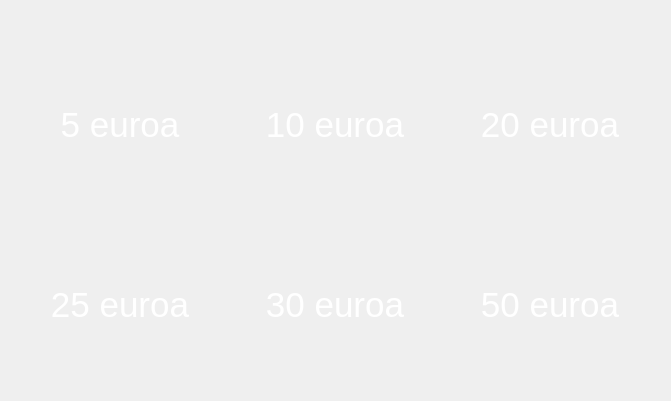
   <widget class="QWidget" name="gridLayoutWidget_2">
    <property name="geometry">
     <rect>
      <x>180</x>
      <y>190</y>
      <width>671</width>
      <height>401</height>
     </rect>
    </property>
    <layout class="QGridLayout" name="gridLayout_3">
     <item row="0" column="2">
      <widget class="QPushButton" name="Nosto_20_euroa">
       <property name="minimumSize">
        <size>
         <width>200</width>
         <height>150</height>
        </size>
       </property>
       <property name="maximumSize">
        <size>
         <width>180</width>
         <height>120</height>
        </size>
       </property>
       <property name="font">
        <font>
         <family>Ubuntu</family>
         <pointsize>26</pointsize>
        </font>
       </property>
       <property name="cursor">
        <cursorShape>PointingHandCursor</cursorShape>
       </property>
       <property name="focusPolicy">
        <enum>Qt::NoFocus</enum>
       </property>
       <property name="styleSheet">
        <string notr="true">QPushButton{
	border-image: url(:/buttontausta.png);
	background-color: transparent;
	color: rgb(255, 255, 255);
	background: none;
	border: none;
	background-repeat: none;
	selection-color: rgb(0, 0, 0);
}
QPushButton:pressed{
	border-image: url(:/buttonpainettu.png);
	background-color: transparent;
	color: rgb(255, 255, 255);
	background: none;
	border: none;
	background-repeat: none;
	selection-color: rgb(0, 0, 0);
}</string>
       </property>
       <property name="text">
        <string>20 euroa</string>
       </property>
      </widget>
     </item>
     <item row="0" column="0">
      <widget class="QPushButton" name="Nosto_5_euroa">
       <property name="minimumSize">
        <size>
         <width>200</width>
         <height>150</height>
        </size>
       </property>
       <property name="maximumSize">
        <size>
         <width>180</width>
         <height>120</height>
        </size>
       </property>
       <property name="font">
        <font>
         <family>Ubuntu</family>
         <pointsize>26</pointsize>
        </font>
       </property>
       <property name="cursor">
        <cursorShape>PointingHandCursor</cursorShape>
       </property>
       <property name="focusPolicy">
        <enum>Qt::NoFocus</enum>
       </property>
       <property name="styleSheet">
        <string notr="true">QPushButton{
	border-image: url(:/buttontausta.png);
	background-color: transparent;
	color: rgb(255, 255, 255);
	background: none;
	border: none;
	background-repeat: none;
	selection-color: rgb(0, 0, 0);
}
QPushButton:pressed{
	border-image: url(:/buttonpainettu.png);
	background-color: transparent;
	color: rgb(255, 255, 255);
	background: none;
	border: none;
	background-repeat: none;
	selection-color: rgb(0, 0, 0);
}</string>
       </property>
       <property name="text">
        <string>5 euroa</string>
       </property>
      </widget>
     </item>
     <item row="0" column="1">
      <widget class="QPushButton" name="Nosto_10_euroa">
       <property name="minimumSize">
        <size>
         <width>200</width>
         <height>150</height>
        </size>
       </property>
       <property name="maximumSize">
        <size>
         <width>180</width>
         <height>120</height>
        </size>
       </property>
       <property name="font">
        <font>
         <family>Ubuntu</family>
         <pointsize>26</pointsize>
        </font>
       </property>
       <property name="cursor">
        <cursorShape>PointingHandCursor</cursorShape>
       </property>
       <property name="focusPolicy">
        <enum>Qt::NoFocus</enum>
       </property>
       <property name="styleSheet">
        <string notr="true">QPushButton{
	border-image: url(:/buttontausta.png);
	background-color: transparent;
	color: rgb(255, 255, 255);
	background: none;
	border: none;
	background-repeat: none;
	selection-color: rgb(0, 0, 0);
}
QPushButton:pressed{
	border-image: url(:/buttonpainettu.png);
	background-color: transparent;
	color: rgb(255, 255, 255);
	background: none;
	border: none;
	background-repeat: none;
	selection-color: rgb(0, 0, 0);
}</string>
       </property>
       <property name="text">
        <string>10 euroa</string>
       </property>
      </widget>
     </item>
     <item row="1" column="0">
      <widget class="QPushButton" name="Nosto_25_euroa">
       <property name="minimumSize">
        <size>
         <width>200</width>
         <height>150</height>
        </size>
       </property>
       <property name="maximumSize">
        <size>
         <width>180</width>
         <height>120</height>
        </size>
       </property>
       <property name="font">
        <font>
         <family>Ubuntu</family>
         <pointsize>26</pointsize>
        </font>
       </property>
       <property name="cursor">
        <cursorShape>PointingHandCursor</cursorShape>
       </property>
       <property name="focusPolicy">
        <enum>Qt::NoFocus</enum>
       </property>
       <property name="styleSheet">
        <string notr="true">QPushButton{
	border-image: url(:/buttontausta.png);
	background-color: transparent;
	color: rgb(255, 255, 255);
	background: none;
	border: none;
	background-repeat: none;
	selection-color: rgb(0, 0, 0);
}
QPushButton:pressed{
	border-image: url(:/buttonpainettu.png);
	background-color: transparent;
	color: rgb(255, 255, 255);
	background: none;
	border: none;
	background-repeat: none;
	selection-color: rgb(0, 0, 0);
}</string>
       </property>
       <property name="text">
        <string>25 euroa</string>
       </property>
      </widget>
     </item>
     <item row="1" column="1">
      <widget class="QPushButton" name="Nosto_30_euroa">
       <property name="minimumSize">
        <size>
         <width>200</width>
         <height>150</height>
        </size>
       </property>
       <property name="maximumSize">
        <size>
         <width>180</width>
         <height>120</height>
        </size>
       </property>
       <property name="font">
        <font>
         <family>Ubuntu</family>
         <pointsize>26</pointsize>
        </font>
       </property>
       <property name="cursor">
        <cursorShape>PointingHandCursor</cursorShape>
       </property>
       <property name="focusPolicy">
        <enum>Qt::NoFocus</enum>
       </property>
       <property name="styleSheet">
        <string notr="true">QPushButton{
	border-image: url(:/buttontausta.png);
	background-color: transparent;
	color: rgb(255, 255, 255);
	background: none;
	border: none;
	background-repeat: none;
	selection-color: rgb(0, 0, 0);
}
QPushButton:pressed{
	border-image: url(:/buttonpainettu.png);
	background-color: transparent;
	color: rgb(255, 255, 255);
	background: none;
	border: none;
	background-repeat: none;
	selection-color: rgb(0, 0, 0);
}</string>
       </property>
       <property name="text">
        <string>30 euroa</string>
       </property>
      </widget>
     </item>
     <item row="1" column="2">
      <widget class="QPushButton" name="Nosto_50_euroa">
       <property name="minimumSize">
        <size>
         <width>200</width>
         <height>150</height>
        </size>
       </property>
       <property name="maximumSize">
        <size>
         <width>180</width>
         <height>120</height>
        </size>
       </property>
       <property name="font">
        <font>
         <family>Ubuntu</family>
         <pointsize>26</pointsize>
        </font>
       </property>
       <property name="cursor">
        <cursorShape>PointingHandCursor</cursorShape>
       </property>
       <property name="focusPolicy">
        <enum>Qt::NoFocus</enum>
       </property>
       <property name="styleSheet">
        <string notr="true">QPushButton{
	border-image: url(:/buttontausta.png);
	background-color: transparent;
	color: rgb(255, 255, 255);
	background: none;
	border: none;
	background-repeat: none;
	selection-color: rgb(0, 0, 0);
}
QPushButton:pressed{
	border-image: url(:/buttonpainettu.png);
	background-color: transparent;
	color: rgb(255, 255, 255);
	background: none;
	border: none;
	background-repeat: none;
	selection-color: rgb(0, 0, 0);
}</string>
       </property>
       <property name="text">
        <string>50 euroa</string>
       </property>
      </widget>
     </item>
    </layout>
   </widget>
